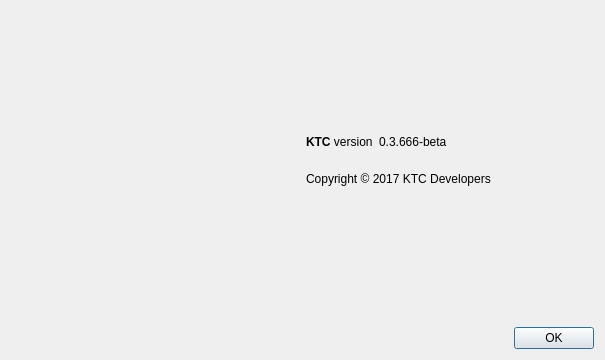
<?xml version="1.0" encoding="UTF-8"?>
<ui version="4.0">
 <class>AboutDialog</class>
 <widget class="QDialog" name="AboutDialog">
  <property name="geometry">
   <rect>
    <x>0</x>
    <y>0</y>
    <width>605</width>
    <height>360</height>
   </rect>
  </property>
  <property name="windowTitle">
   <string>About KTC</string>
  </property>
  <layout class="QGridLayout" name="gridLayout" columnstretch="5,5">
   <item row="0" column="0">
    <widget class="QLabel" name="label_4">
     <property name="sizePolicy">
      <sizepolicy hsizetype="Preferred" vsizetype="Ignored">
       <horstretch>0</horstretch>
       <verstretch>0</verstretch>
      </sizepolicy>
     </property>
     <property name="pixmap">
      <pixmap resource="../bitcoin.qrc">:/images/about</pixmap>
     </property>
    </widget>
   </item>
   <item row="0" column="1">
    <layout class="QVBoxLayout" name="verticalLayout_2">
     <item>
      <spacer name="verticalSpacer_2">
       <property name="orientation">
        <enum>Qt::Vertical</enum>
       </property>
       <property name="sizeHint" stdset="0">
        <size>
         <width>20</width>
         <height>40</height>
        </size>
       </property>
      </spacer>
     </item>
     <item>
      <layout class="QHBoxLayout" name="horizontalLayout">
       <item>
        <widget class="QLabel" name="label">
         <property name="cursor">
          <cursorShape>IBeamCursor</cursorShape>
         </property>
         <property name="text">
          <string>&lt;b&gt;KTC&lt;/b&gt; version</string>
         </property>
         <property name="textInteractionFlags">
          <set>Qt::LinksAccessibleByMouse|Qt::TextSelectableByKeyboard|Qt::TextSelectableByMouse</set>
         </property>
        </widget>
       </item>
       <item>
        <widget class="QLabel" name="versionLabel">
         <property name="cursor">
          <cursorShape>IBeamCursor</cursorShape>
         </property>
         <property name="text">
          <string notr="true">0.3.666-beta</string>
         </property>
         <property name="textInteractionFlags">
          <set>Qt::LinksAccessibleByMouse|Qt::TextSelectableByKeyboard|Qt::TextSelectableByMouse</set>
         </property>
        </widget>
       </item>
       <item>
        <spacer name="horizontalSpacer">
         <property name="orientation">
          <enum>Qt::Horizontal</enum>
         </property>
         <property name="sizeHint" stdset="0">
          <size>
           <width>40</width>
           <height>20</height>
          </size>
         </property>
        </spacer>
       </item>
      </layout>
     </item>
     <item>
      <widget class="QLabel" name="copyrightLabel">
       <property name="cursor">
        <cursorShape>IBeamCursor</cursorShape>
       </property>
       <property name="text">
        <string>
Copyright © 2017 KTC Developers
</string>
       </property>
       <property name="textInteractionFlags">
        <set>Qt::LinksAccessibleByMouse|Qt::TextSelectableByKeyboard|Qt::TextSelectableByMouse</set>
       </property>
      </widget>
     </item>
     <item>
      <spacer name="verticalSpacer">
       <property name="orientation">
        <enum>Qt::Vertical</enum>
       </property>
       <property name="sizeHint" stdset="0">
        <size>
         <width>20</width>
         <height>40</height>
        </size>
       </property>
      </spacer>
     </item>
     <item>
      <widget class="QDialogButtonBox" name="buttonBox">
       <property name="orientation">
        <enum>Qt::Horizontal</enum>
       </property>
       <property name="standardButtons">
        <set>QDialogButtonBox::Ok</set>
       </property>
      </widget>
     </item>
    </layout>
   </item>
  </layout>
 </widget>
 <resources>
  <include location="../bitcoin.qrc"/>
 </resources>
 <connections>
  <connection>
   <sender>buttonBox</sender>
   <signal>accepted()</signal>
   <receiver>AboutDialog</receiver>
   <slot>accept()</slot>
   <hints>
    <hint type="sourcelabel">
     <x>360</x>
     <y>308</y>
    </hint>
    <hint type="destinationlabel">
     <x>157</x>
     <y>274</y>
    </hint>
   </hints>
  </connection>
  <connection>
   <sender>buttonBox</sender>
   <signal>rejected()</signal>
   <receiver>AboutDialog</receiver>
   <slot>reject()</slot>
   <hints>
    <hint type="sourcelabel">
     <x>428</x>
     <y>308</y>
    </hint>
    <hint type="destinationlabel">
     <x>286</x>
     <y>274</y>
    </hint>
   </hints>
  </connection>
 </connections>
</ui>
